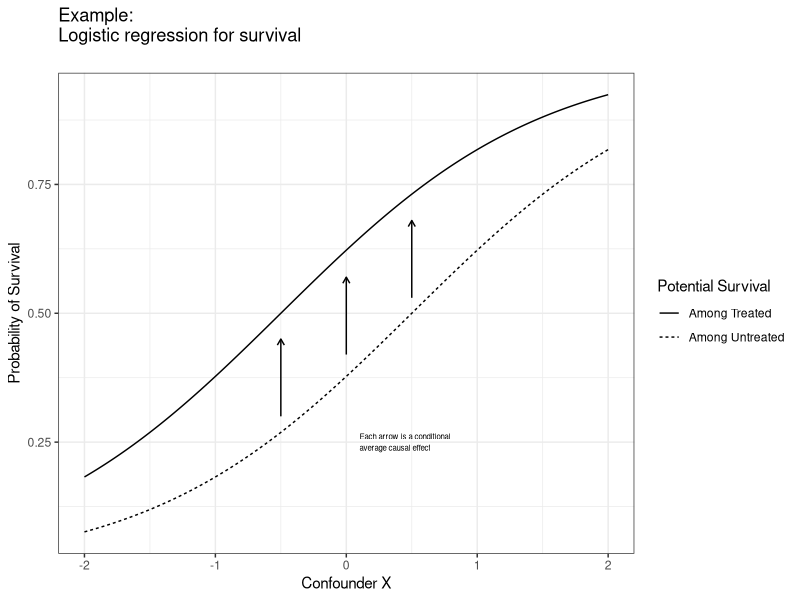
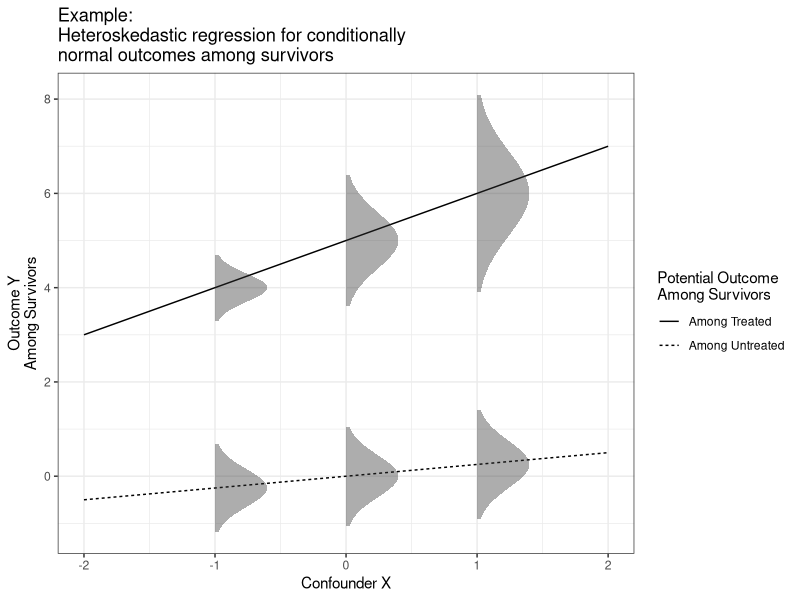
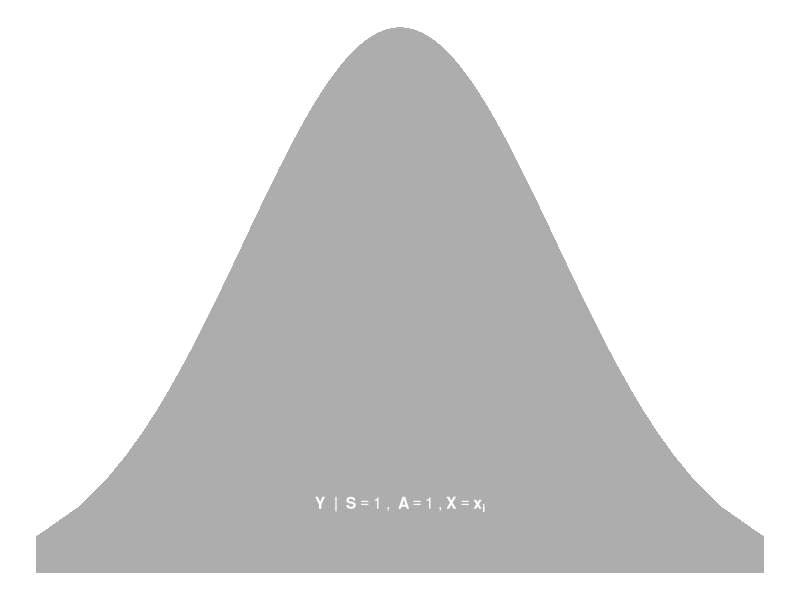
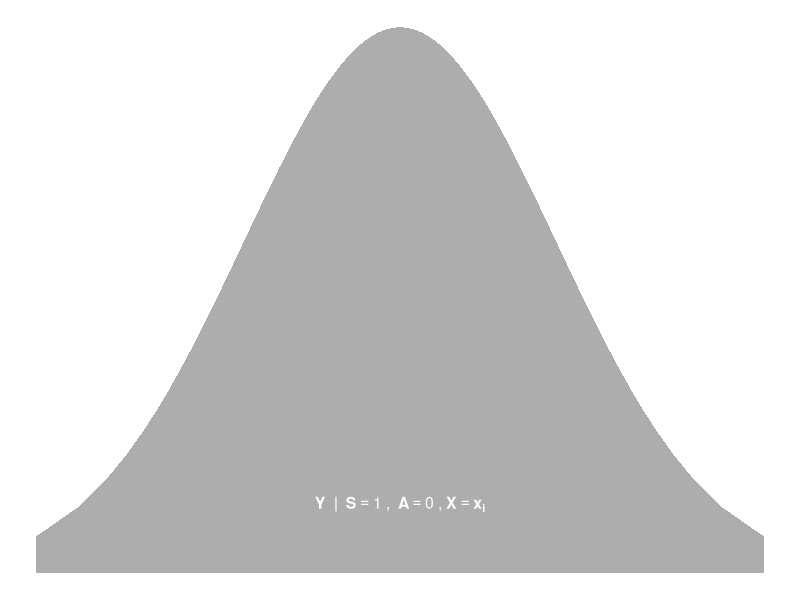
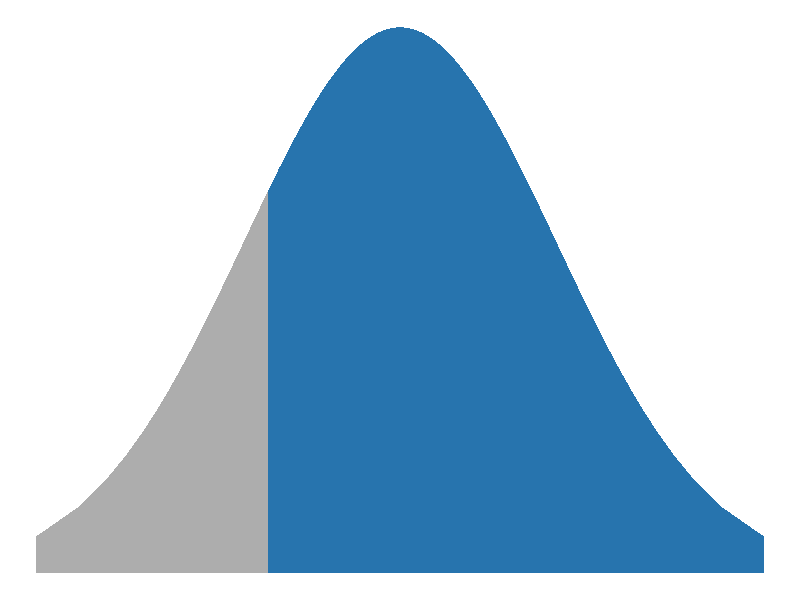
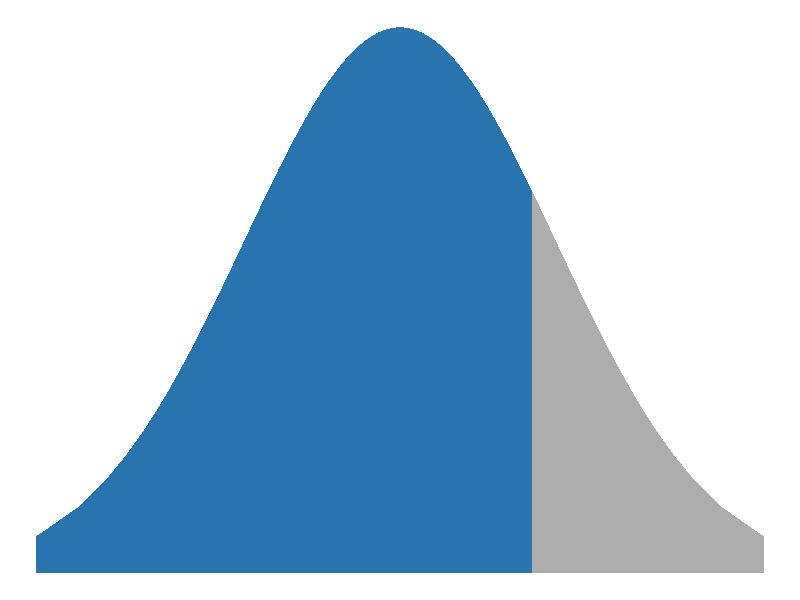
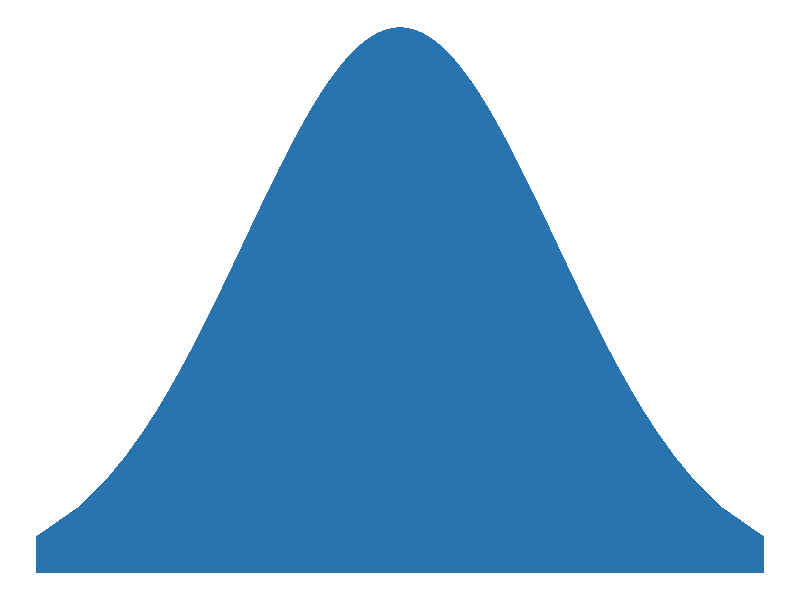
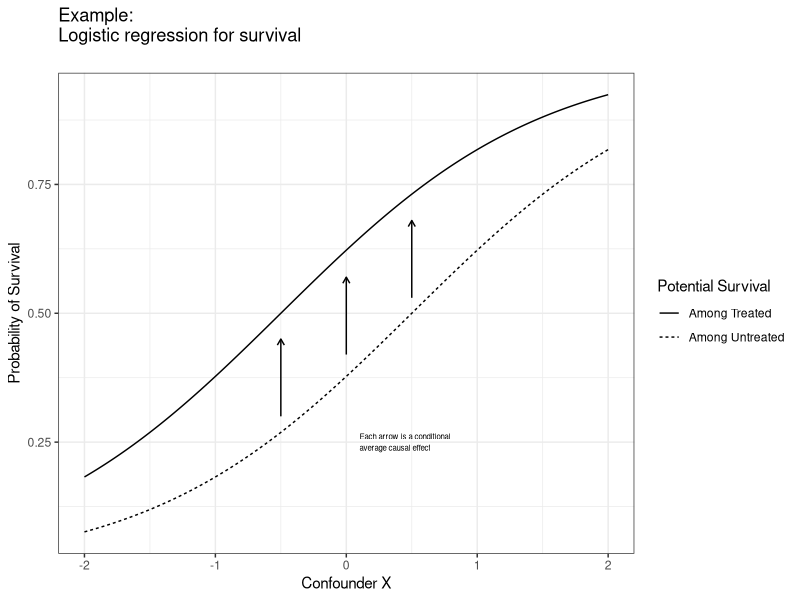

Write R code to recreate these figures, in order.

library(tidyverse)
theme_set(theme_bw())
library(foreach)

uclablue <- "#2774AE"
uclagold <- "#FFD100"
darkestblue <- "#003B5C"

# for other presentations
#uclablue <- "#0000FF"
#uclagold <- "#90EE90"
#darkestblue <- "#003B5C"

# REVISED FIGURES FOR PAPER

# Visualize logistic regression for survival

tibble(x = seq(-2,2,.01)) |>
  mutate(among_untreated = plogis(x - .5),
         among_treated = plogis(x + .5)) |>
  pivot_longer(cols = -x) |>
  ggplot(aes(x = x, y = value, linetype = name)) +
  geom_line() +
  labs(
    x = "Confounder X",
    y = "Probability of Survival",
    linetype = "Potential Outcome"
  ) +
  scale_linetype_discrete(
    name = "Potential Survival",
    labels = function(x) str_to_title(str_replace(x,"_"," "))
  ) +
  annotate(geom = "segment", x = c(-.5,0,.5), y = c(.3,.42,.53), yend = c(.45,.57,.68), arrow = arrow(length = unit(.07,"in"))) +
  annotate(geom = "text", x = 0.1, y = .25, label = "Each arrow is a conditional\naverage causal effect", hjust = 0, size = 2) +
  ggtitle("Example:\nLogistic regression for survival\n")
ggsave("../figures/survival_model_illustration.pdf", height = 2.5, width = 5)

# Visualize OLS regression for outcome

density_case <- data.frame(resid = qnorm(seq(.01,.99,.01))) %>%
  mutate(f = dnorm(resid))

tibble(x = seq(-2,2,.01)) |>
  mutate(among_untreated = .25 * x, among_treated = x + 5) |>
  pivot_longer(cols = -x) |>
  ggplot() +
  geom_line(aes(x = x, y = value, linetype = name)) +
  # Densities under treatment
  geom_ribbon(
    data = density_case,
    aes(xmin = -1, xmax = -1 + f, y = 4 + .3*resid),
    alpha = .4
  ) +
  geom_ribbon(
    data = density_case,
    aes(xmin = 0, xmax =  f, y = 5 + .6*resid),
    alpha = .4
  ) +
  geom_ribbon(
    data = density_case,
    aes(xmin = 1, xmax = 1 + f, y = 6 + .9*resid),
    alpha = .4
  ) +
  # Densities under control
  geom_ribbon(
    data = density_case,
    aes(xmin = -1, xmax = -1 + f, y = -.25 + .4*resid),
    alpha = .4
  ) +
  geom_ribbon(
    data = density_case,
    aes(xmin = 0, xmax =  f, y = 0 + .45*resid),
    alpha = .4
  ) +
  geom_ribbon(
    data = density_case,
    aes(xmin = 1, xmax = 1 + f, y = .25 + .5*resid),
    alpha = .4
  ) +
  scale_linetype_discrete(
    name = "Potential Outcome\nAmong Survivors",
    labels = function(x) str_to_title(str_replace(x,"_"," "))
  ) +
  labs(
    x = "Confounder X",
    y = "Outcome Y\nAmong Survivors"
  ) +
  ggtitle("Example:\nHeteroskedastic regression for conditionally\nnormal outcomes among survivors")
ggsave("../figures/outcome_model_illustration.pdf", height = 2.5, width = 5)

# Simulation step
density_case %>%
  ggplot(aes(x = resid,
             ymin = 0, ymax = f)) +
  geom_ribbon(alpha = .4) +
  theme_void() +
  annotate(geom = "label",
           x = 0, y = .05,
           label = "bold(Y)~bold(' | ')~bold(S==1)~','~bold(~A==1)~','~bold(X == x[i])",
           parse = T,
           fontface = "bold",
           size = 4,
           label.size = NA,
           color = "white", fill = NA)
ggsave("../figures/sim_y1.pdf", height = .8, width = 2.7)
density_case %>%
  ggplot(aes(x = resid,
             ymin = 0, ymax = f)) +
  geom_ribbon(alpha = .4) +
  theme_void() +
  annotate(geom = "label",
           x = 0, y = .05,
           label = "bold(Y)~bold(' | ')~bold(S==1)~','~bold(~A==0)~','~bold(X == x[i])",
           parse = T,
           fontface = "bold",
           size = 4,
           label.size = NA,
           color = "white", fill = NA)
ggsave("../figures/sim_y0.pdf", height = .8, width = 2.7)

density_case %>%
  ggplot() +
  geom_ribbon(
    data = density_case[1:20,],
    aes(x = resid,
        ymin = 0, ymax = f),
    alpha = .4
  ) +
  geom_ribbon(
    data = density_case[20:99,],
    aes(x = resid,
        ymin = 0, ymax = f),
    fill = uclablue
  ) +
  theme_void()
ggsave("../figures/sim_y1_upper.pdf", height = .8, width = 2.7)

density_case %>%
  ggplot() +
  geom_ribbon(
    data = density_case[80:99,],
    aes(x = resid,
        ymin = 0, ymax = f),
    alpha = .4
  ) +
  geom_ribbon(
    data = density_case[1:80,],
    aes(x = resid,
        ymin = 0, ymax = f),
    fill = uclablue
  ) +
  theme_void()
ggsave("../figures/sim_y1_lower.pdf", height = .8, width = 2.7)

density_case %>%
  ggplot() +
  geom_ribbon(
    data = density_case,
    aes(x = resid,
        ymin = 0, ymax = f),
    fill = uclablue
  ) +
  theme_void()
ggsave("../figures/sim_y0_all.pdf", height = .8, width = 2.7)